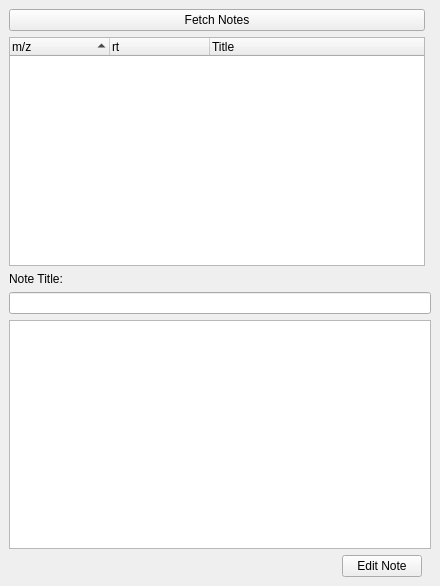
<?xml version="1.0" encoding="UTF-8"?>
<ui version="4.0">
 <class>NotesWidget</class>
 <widget class="QDockWidget" name="NotesWidget">
  <property name="geometry">
   <rect>
    <x>0</x>
    <y>0</y>
    <width>440</width>
    <height>586</height>
   </rect>
  </property>
  <property name="windowTitle">
   <string>Notes</string>
  </property>
  <widget class="QWidget" name="dockWidgetContents">
   <layout class="QGridLayout" name="gridLayout">
    <item row="4" column="0" colspan="2">
     <widget class="QTextEdit" name="noteEdit"/>
    </item>
    <item row="5" column="0" colspan="2">
     <widget class="QFrame" name="buttonFrame">
      <property name="frameShape">
       <enum>QFrame::NoFrame</enum>
      </property>
      <property name="frameShadow">
       <enum>QFrame::Plain</enum>
      </property>
      <layout class="QGridLayout" name="gridLayout_2">
       <property name="leftMargin">
        <number>0</number>
       </property>
       <property name="topMargin">
        <number>0</number>
       </property>
       <property name="bottomMargin">
        <number>0</number>
       </property>
       <property name="spacing">
        <number>0</number>
       </property>
       <item row="1" column="1">
        <widget class="QPushButton" name="editButton">
         <property name="enabled">
          <bool>true</bool>
         </property>
         <property name="text">
          <string>Edit Note</string>
         </property>
        </widget>
       </item>
       <item row="1" column="0">
        <spacer name="horizontalSpacer">
         <property name="orientation">
          <enum>Qt::Horizontal</enum>
         </property>
         <property name="sizeHint" stdset="0">
          <size>
           <width>40</width>
           <height>20</height>
          </size>
         </property>
        </spacer>
       </item>
      </layout>
     </widget>
    </item>
    <item row="3" column="0" colspan="2">
     <widget class="QLineEdit" name="titleEdit"/>
    </item>
    <item row="2" column="0" colspan="2">
     <widget class="QLabel" name="titleLabel">
      <property name="text">
       <string>Note Title:</string>
      </property>
     </widget>
    </item>
    <item row="0" column="0">
     <widget class="QPushButton" name="fetchButton">
      <property name="text">
       <string>Fetch Notes</string>
      </property>
     </widget>
    </item>
    <item row="1" column="0">
     <widget class="QTreeWidget" name="treeWidget">
      <property name="lineWidth">
       <number>1</number>
      </property>
      <property name="itemsExpandable">
       <bool>true</bool>
      </property>
      <property name="sortingEnabled">
       <bool>true</bool>
      </property>
      <property name="wordWrap">
       <bool>true</bool>
      </property>
      <property name="columnCount">
       <number>3</number>
      </property>
      <attribute name="headerStretchLastSection">
       <bool>true</bool>
      </attribute>
      <column>
       <property name="text">
        <string>m/z</string>
       </property>
      </column>
      <column>
       <property name="text">
        <string>rt</string>
       </property>
      </column>
      <column>
       <property name="text">
        <string>Title</string>
       </property>
      </column>
     </widget>
    </item>
   </layout>
  </widget>
 </widget>
 <resources/>
 <connections>
  <connection>
   <sender>noteEdit</sender>
   <signal>textChanged()</signal>
   <receiver>buttonFrame</receiver>
   <slot>show()</slot>
   <hints>
    <hint type="sourcelabel">
     <x>276</x>
     <y>204</y>
    </hint>
    <hint type="destinationlabel">
     <x>427</x>
     <y>58</y>
    </hint>
   </hints>
  </connection>
  <connection>
   <sender>titleEdit</sender>
   <signal>textChanged(QString)</signal>
   <receiver>buttonFrame</receiver>
   <slot>show()</slot>
   <hints>
    <hint type="sourcelabel">
     <x>260</x>
     <y>70</y>
    </hint>
    <hint type="destinationlabel">
     <x>260</x>
     <y>293</y>
    </hint>
   </hints>
  </connection>
 </connections>
</ui>
